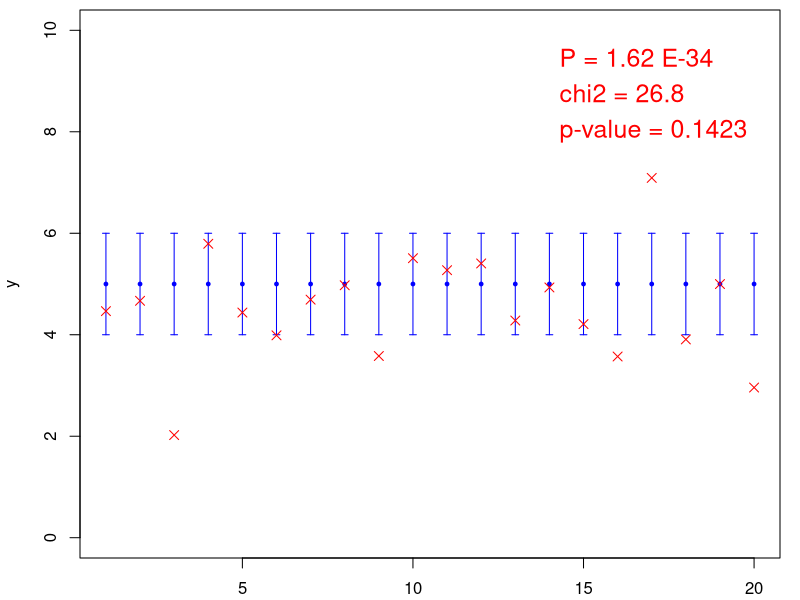

R code for this plot:
#----------------------------------------------------------
# genera 20 punti 'sperimentali' e li confronta con
# il semplice modello y=y0 ed errore gaussiano con sigma
# tutte uguali
#
# GdA, 12 ottobre 2012
#-----------------------------------------------------------

# NOTA: Questo file rappresenta un vero 'script',
# il quale puÃ² essere eseguito, e quindi ripetuto
# a piacere, mediante il comando ('>' rappresenta il 'prompt')
# > source("chi2.R")
#
# vedi informazioni aggiuntive in fondo


salva <- !TRUE  #  "!TRUE" Ã¨ uguale a FALSE: -> togliere '!' per salvare

# il nostro modellino
y0  <- 5
sy  <- 1
np  <- 20           # nr di punti
x   <- seq(1:np)     # ascisse, x da 1 a 20
yth <- rep(y0, np) # y 'teoriche'

if(salva) png(filename="chi2.png", height=500, width=600, bg="white")
old.mar <- par(mar=c(2.1,4,0.5,1)) # cambia i margini

# plot delle aspettative teoriche
plot(x,yth, ylim=c(0,10), ylab='y', pch=19, cex=0.5, col='blue')
# ... a cui aggiungiamo le barre delle previsioni ad un sigma
dx = 0.1 # larghezza degli estremi delle barre
for(i in 1:np) {
  lines(c(x[i],x[i]), c(y0-sy,y0+sy), col='blue')
  lines(c(x[i]-dx,x[i]+dx), c(y0-sy,y0-sy), col='blue')
  lines(c(x[i]-dx,x[i]+dx), c(y0+sy,y0+sy), col='blue')
}
# (barre fatte a mano anche se esistono package per farle
#  -> http://rgm2.lab.nig.ac.jp/RGM2/func.php?rd_id=Hmisc:errbar

# simulazione dei valori misurati
ym <- rnorm(np, y0, sy)
points(x,ym, pch=4, cex=1.2, col='red')

# calcoliamo la probabilitÃ  della configurazione osservata,
# usando per tale calcolo una risoluzione pari a 1/10 di sigma
res <- 0.1
# TRUCCO: per evitare problemi di underflow (nel caso
#         qualcuno volesse giocare con configurazioni di probabilitÃ 
#         estremamente basse) facciamo uso dei logaritmi
# log naturale della prob della configurazione
lp   <- sum(dnorm(ym, y0, sy, log=TRUE)) + np*log(res*sy)
lp10 <- lp/log(10)
p10  <- floor(lp10)  # esponente
dl   <- lp10 - p10
mant <- 10^dl        # mantissa
s    <-  sprintf("P = %.2f E%d",mant,p10)  # stringa da porre sul grafico
cx <- 1.5
if(salva) cx <- 1.2   # dimensione dei caratteri (le font dei file possono
                      # differire da quelle delle finestre grafica: provare)
xt=14; yt=9.4         # coordinate dove porre il testo
text(xt, yt, s, cex=cx, col='red', pos=4)   # fatto!

# adesso aggiungiamo il chi^2 
chi2 <- sum((ym-y0)^2)/sy^2
s = sprintf("chi2 = %.1f", chi2)  # stringa, il resto segue come sopra
xt=14; yt=8.7
text(xt, yt, s, cex=cx, col='red', pos=4)

# aggiungiamo il p-value equivalente, ricordando
# che la distribuzione di chi^2 Ã¨ una 'gamma' di parametri
# nu/2 e 1/2, ove nu in questo caso vale np
pv <- 1 - pgamma(chi2, np/2, 1/2)     # p-value; il resto lo conosciamo...
s  <-  sprintf("p-value = %.4f", pv)
xt=14; yt=8.0
text(xt, yt, s, cex=cx, col='red', pos=4)

par(mar=old.mar)       # risettiamo i parametri
if (salva) dev.off()  # chiudiamo il device e salviamo il file


#------------------------------------------------------------------
# informazioni aggiuntive sull'esecuzione dello script:

# inoltre, se si vuole far eseguire lo script tante volte,
# finchÃ© non si realizza un chi^2 maggiore di, ad es. 30,
# si puÃ² usare il seguente comando ('>' rappresenta il 'prompt')
# > chi2=0; while(chi2 < 30) source("chi2.R")

# a cui si puÃ² aggiungere un piccolo ritardo per poter osservare
# il grafico
#  > chi2=0; while(chi2 < 30) { source("chi2.R"); Sys.sleep(0.5)}

# per intercettare, al contrario, chi^2 molto piccoli:
#  > chi2=Inf; while(chi2 > 7) { source("chi2.R"); Sys.sleep(0.5)}

# Ovviamente, questo sistema non Ã¨ molto efficiente,
# in quanto lo script oltre alla generazione degli eventi
# fa altre cose che fanno perdere tempo
# Per ottimizzarlo, occorrerebbe suddividerlo in una parte che
# simula le 'osservazioni' e calcola il chi^2, seguito
# dalle istruzioni che si occupano della grafica e del calcolo
# del p-value
# => viene lasciato come esercizio

# Inoltre, se veramente si vuole generare una configurazione
# 'anomale', della quale calcolarne chi^2 etc., conviene
# definire in altro modo il vettore dei 'dati osservati' ym
# Ad esempio, si puÃ² aggiungere 'brutalmente' a mano
# un picco aggiungendo a "ym <- rnorm(np, y0, sy)" l'istruzione
# "ym[6:8] <- ym[6:8] + c(2, 4, 2)": a quello che era
# stato generato nei tre canali di interesse viene aggiunto,
# rispettivamente, 2, 4 e 2.